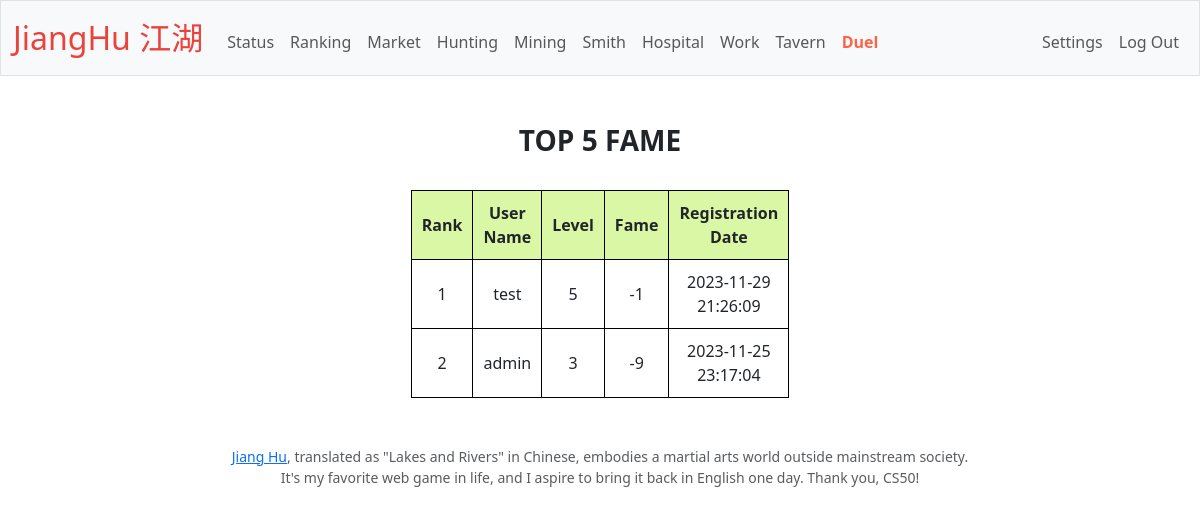
Page /ranking (signed in) on the earlier database version.
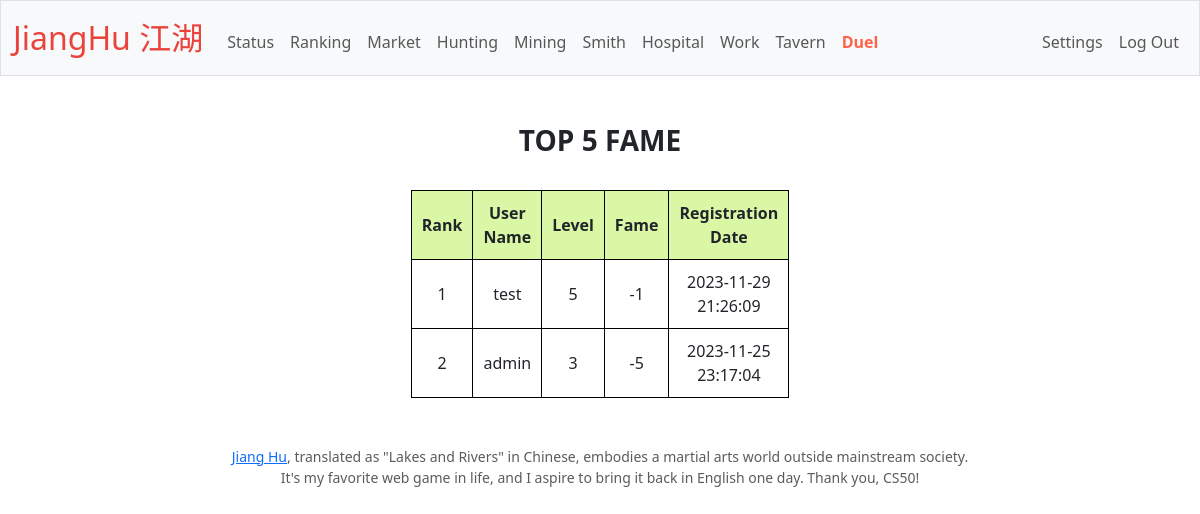
Same page on the later database version.
### tables this page shows
CREATE TABLE users (
id INTEGER PRIMARY KEY AUTOINCREMENT NOT NULL, 
username TEXT NOT NULL,
hash TEXT NOT NULL,
status TEXT NOT NULL DEFAULT active, 
level INTEGER NOT NULL DEFAULT 1,
fame INTEGER NOT NULL DEFAULT 0,
registration_time TEXT NOT NULL
);

### app.py (the view)
@app.route("/ranking", methods=["GET", "POST"])
@login_required
def ranking():
    rankings = db.execute("SELECT username, level, fame, registration_time FROM users ORDER BY fame DESC LIMIT 5")
    return render_template("ranking.html", rankings=rankings)

### app.py (called while the page is built)
@app.after_request
def after_request(response):
    response.headers["Cache-Control"] = "no-cache, no-store, must-revalidate"
    response.headers["Expires"] = 0
    response.headers["Pragma"] = "no-cache"
    return response

### helpers.py (called while the page is built)
def login_required(f):
    @wraps(f)
    def decorated_function(*args, **kwargs):
        if session.get("user_id") is None:
            return redirect("/login")
        return f(*args, **kwargs)
    return decorated_function

### templates/ranking.html (shortened to what this page needs)
{% extends "layout.html" %}
{% block main %}
    <h3><b>TOP 5 FAME</b></h3><br>
    <table action="/ranking" method="get">
        <tr>
            <th>Rank</th>
            <th>User Name</th>
            <th>Level</th>
            <th>Fame</th>
            <th>Registration Date</th>
        </tr>
        {% for ranking in rankings %}
        <tr>
            <td> {{ loop.index }} </td>
            <td> {{ ranking['username'] }} </td>
            <td> {{ ranking['level'] }} </td>
            <td> {{ ranking['fame'] }} </td>
            <td> {{ ranking['registration_time'] }} </td>
        </tr>
        {% endfor %}
    </table>
{% endblock %}

Differences in the rows shown:
changed users "admin": fame "-9" → "-5"
